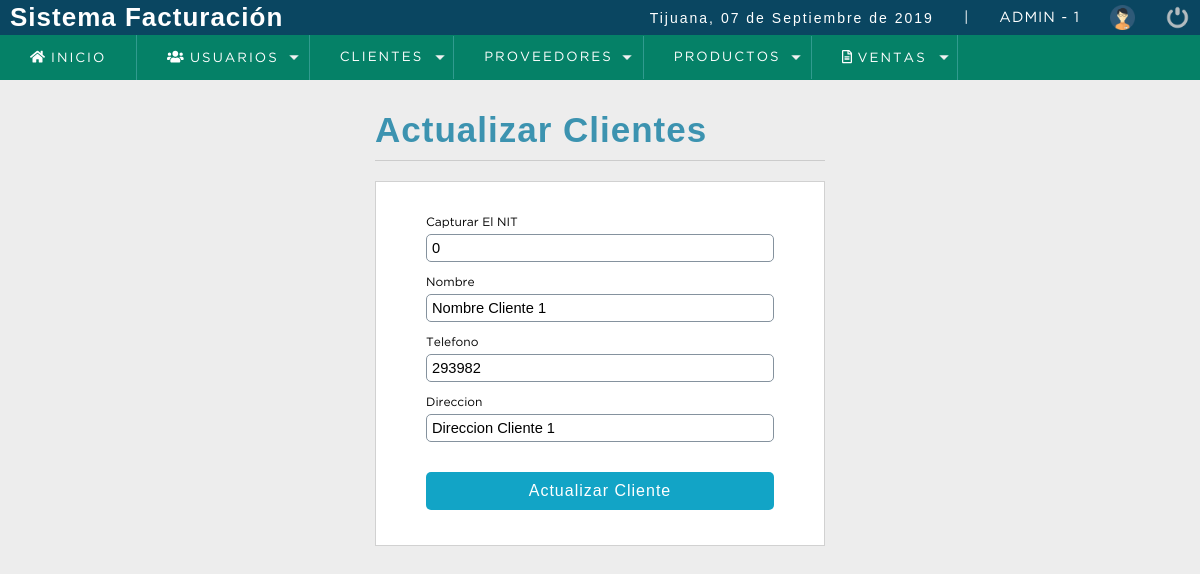
Page /sistema/editar_cliente.php?id=1 (signed in) on the earlier database version.
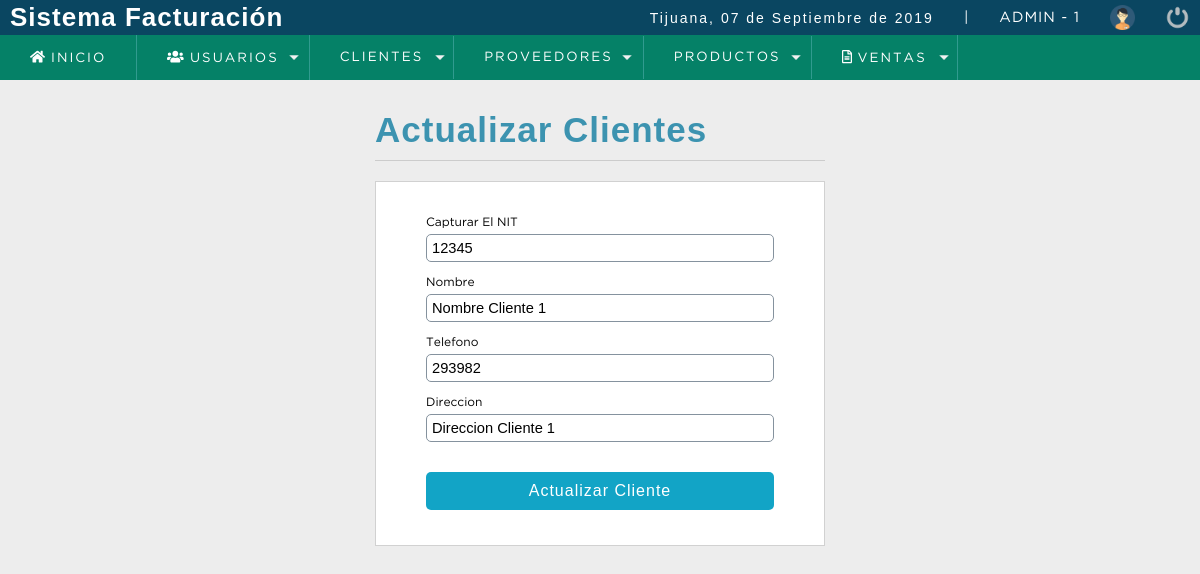
Same page on the later database version.
### tables this page shows
CREATE TABLE `cliente` (
  `idcliente` int(11) NOT NULL,
  `nit` int(11) DEFAULT NULL,
  `nombre` varchar(80) DEFAULT NULL,
  `telefono` int(11) DEFAULT NULL,
  `direccion` text DEFAULT NULL,
   `dateadd` datetime NOT NULL  DEFAULT CURRENT_TIMESTAMP,  
  `usuario_id` int(11) NOT NULL,
  `estatus` tinyint DEFAULT 1      
);

### sistema/editar_cliente.php (the view, shortened to what this page needs)
<?php
  include "../conexion.php";
$idcliente = $_REQUEST['id'];
$sql = mysqli_query($conexion,"SELECT * FROM cliente WHERE idcliente = $idcliente AND estatus=1");
$result_sql = mysqli_num_rows($sql);
if ($result_sql == 0)
{
  header ('Location: lista_clientes.php');
}
else
{
 while ($data=mysqli_fetch_array($sql))
  {
    $nombre = $data['nombre'];
    $nit = $data['nit'];
    $telefono = $data['telefono'];
    $direccion = $data['direccion'];
  }
}
?>
<!DOCTYPE html>
<html lang="en">
<head>
	<?php include "includes/script.php"; ?>
</head>
<body>
	<?php include "includes/header.php"; ?>
	<section id="container">
    <div class = "form_register">
      <h1>Actualizar Clientes</h1>
      <hr>
      <form action ="" method="POST">
        <label for="nit">Capturar El NIT</label>
        <input type="number" name="nit" id="nit" placeholder ="Captura el NIT" value ="<?php echo $nit; ?>">
        <label for="nombre">Nombre </label>
        <input type="text" name="nombre" id="nombre" placeholder =" Nombre completo " value ="<?php echo $nombre; ?>">
        <label for="telefono">Telefono</label>
        <input type="number" name="telefono" id="telefono" placeholder ="Numero Telefonico" value ="<?php echo $telefono; ?>">
        <label for="direccion">Direccion</label>
        <input type="text" name="direccion" id="direccion" placeholder ="Direccion completa" value ="<?php echo $direccion; ?>">
        <input type ="submit" value = "Actualizar Cliente" class = "btn_save">
      </form>
      </div>
	</section>
</body>
</html>

Differences in the rows shown:
changed cliente "Nombre Cliente 1": nit "0" → "12345"
